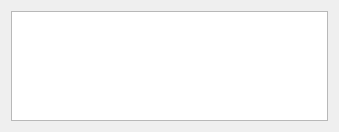
<?xml version="1.0" encoding="UTF-8"?>
<ui version="4.0">
 <class>Form</class>
 <widget class="QWidget" name="Form">
  <property name="geometry">
   <rect>
    <x>0</x>
    <y>0</y>
    <width>339</width>
    <height>132</height>
   </rect>
  </property>
  <property name="windowTitle">
   <string>Form</string>
  </property>
  <layout class="QVBoxLayout" name="verticalLayout">
   <item>
    <widget class="QTextEdit" name="textEdit"/>
   </item>
  </layout>
 </widget>
 <resources/>
 <connections/>
</ui>
